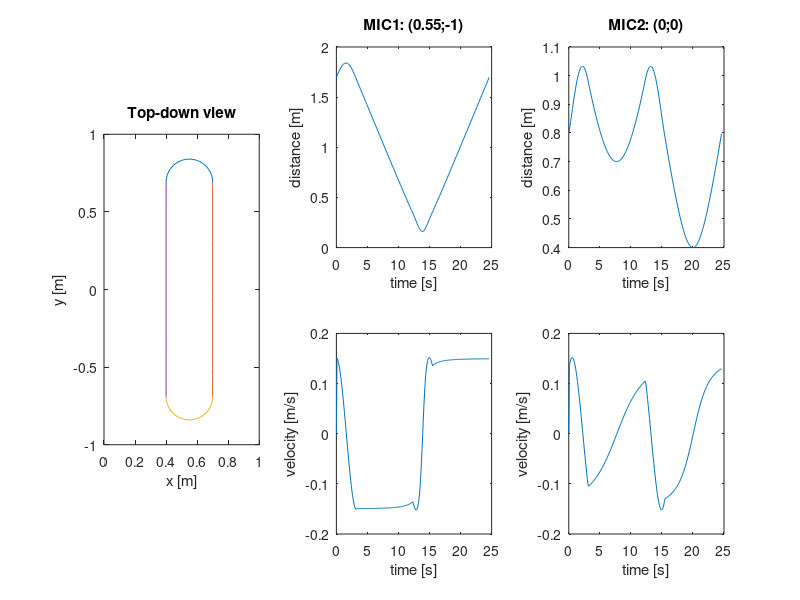

The MATLAB script that drew this image:
clc

%% VARIABLES

V = .15;
L = 2 * 1.38 + 2 * pi * .3;
T = L / V;
STEP = .1;

MIC1 = [0.55; -1];
MIC2 = [0; 0];

%% TIME STEPS

t1 = 0 : STEP : 1.38 / V;
t2a = 0 : STEP : pi * .15 / V;
t2 = t2a + t1(length(t1));
t3 = t1 + t2(length(t2));
t4 = t2a + t3(length(t3));
t = [t1, t2(2:length(t2)), t3(2:length(t3)), t4(2:length(t4))];

one1 = ones(1, length(t1));

%% POSITIONS

stp1_1 = [-.15 * cos(pi * t2a / t2a(end)) + .55; .15 * sin(pi * t2a / t2a(end)) + .69];
stp1_2 = [.7 * one1; .69 - V * t1];
stp1_3 = [.15 * cos(pi * t2a / t2a(end)) + .55; -.15 * sin(pi * t2a / t2a(end)) - .69];
stp1_4 = [.4 * one1; -.69 + V * t1];

%% DISTANCE AND VELOCITY

d1 = [sqrt((stp1_1(1, 1:length(stp1_1)) - MIC1(1)) .^ 2 + (stp1_1(2, 1:length(stp1_1)) - MIC1(2)) .^ 2), ...
    sqrt((stp1_2(1, 2:length(stp1_2)) - MIC1(1)) .^ 2 + (stp1_2(2, 2:length(stp1_2)) - MIC1(2)) .^ 2), ...
    sqrt((stp1_3(1, 2:length(stp1_3)) - MIC1(1)) .^ 2 + (stp1_3(2, 2:length(stp1_3)) - MIC1(2)) .^ 2), ...
    sqrt((stp1_4(1, 2:length(stp1_4)) - MIC1(1)) .^ 2 + (stp1_4(2, 2:length(stp1_4)) - MIC1(2)) .^ 2)];

dd1 = diff(d1) ./ STEP;

d2 = [sqrt((stp1_1(1, 1:length(stp1_1)) - MIC2(1)) .^ 2 + (stp1_1(2, 1:length(stp1_1)) - MIC2(2)) .^ 2), ...
    sqrt((stp1_2(1, 2:length(stp1_2)) - MIC2(1)) .^ 2 + (stp1_2(2, 2:length(stp1_2)) - MIC2(2)) .^ 2), ...
    sqrt((stp1_3(1, 2:length(stp1_3)) - MIC2(1)) .^ 2 + (stp1_3(2, 2:length(stp1_3)) - MIC2(2)) .^ 2), ...
    sqrt((stp1_4(1, 2:length(stp1_4)) - MIC2(1)) .^ 2 + (stp1_4(2, 2:length(stp1_4)) - MIC2(2)) .^ 2)];

dd2 = diff(d2) ./ STEP;

%% DISPLAY RESULTS

figure;
subplot(2, 3, [1,4])
plot(stp1_1(1, 1:length(stp1_1)), stp1_1(2, 1:length(stp1_1)), stp1_2(1, 1:length(stp1_2)), stp1_2(2, 1:length(stp1_2)), stp1_3(1, 1:length(stp1_3)), stp1_3(2, 1:length(stp1_3)), stp1_4(1, 1:length(stp1_4)), stp1_4(2, 1:length(stp1_4)))
title('Top-down view')
xlabel('x [m]')
ylabel('y [m]')
axis([0 1 -1 1])
pbaspect([1 2 1])

subplot(2, 3, 2)
plot(t, d1)
title(strcat('MIC1: (', strcat(num2str(MIC1(1)), strcat(';', strcat(num2str(MIC1(2)), ')')))))
xlabel('time [s]')
ylabel('distance [m]')

subplot(2, 3, 5)
plot(t, [0, dd1])
xlabel('time [s]')
ylabel('velocity [m/s]')

subplot(2, 3, 3)
plot(t, d2)
title(strcat('MIC2: (', strcat(num2str(MIC2(1)), strcat(';', strcat(num2str(MIC2(2)), ')')))))
xlabel('time [s]')
ylabel('distance [m]')

subplot(2, 3, 6)
plot(t, [0, dd2])
xlabel('time [s]')
ylabel('velocity [m/s]')